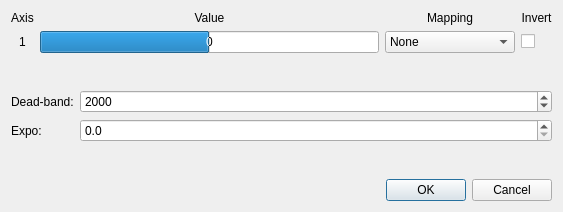
<?xml version="1.0" encoding="UTF-8"?>
<ui version="4.0">
 <class>Joystickdialog</class>
 <widget class="QDialog" name="Joystickdialog">
  <property name="geometry">
   <rect>
    <x>0</x>
    <y>0</y>
    <width>563</width>
    <height>212</height>
   </rect>
  </property>
  <property name="windowTitle">
   <string>Joystick configuration</string>
  </property>
  <layout class="QVBoxLayout" name="verticalLayout">
   <item>
    <layout class="QGridLayout" name="gridLayout">
     <item row="0" column="1">
      <widget class="QLabel" name="value_lbl">
       <property name="text">
        <string>Value</string>
       </property>
       <property name="alignment">
        <set>Qt::AlignCenter</set>
       </property>
      </widget>
     </item>
     <item row="1" column="3">
      <widget class="QCheckBox" name="inverted_btn">
       <property name="toolTip">
        <string notr="true"/>
       </property>
      </widget>
     </item>
     <item row="0" column="2">
      <widget class="QLabel" name="mapping_lbl">
       <property name="text">
        <string>Mapping</string>
       </property>
       <property name="alignment">
        <set>Qt::AlignCenter</set>
       </property>
      </widget>
     </item>
     <item row="0" column="3">
      <widget class="QLabel" name="invert_lbl">
       <property name="text">
        <string>Invert</string>
       </property>
       <property name="alignment">
        <set>Qt::AlignCenter</set>
       </property>
      </widget>
     </item>
     <item row="1" column="1">
      <widget class="QProgressBar" name="progressBar">
       <property name="toolTip">
        <string notr="true"/>
       </property>
       <property name="minimum">
        <number>-32767</number>
       </property>
       <property name="maximum">
        <number>32766</number>
       </property>
       <property name="value">
        <number>0</number>
       </property>
       <property name="format">
        <string>%v</string>
       </property>
      </widget>
     </item>
     <item row="1" column="2">
      <widget class="QComboBox" name="mapping_combo">
       <property name="minimumSize">
        <size>
         <width>130</width>
         <height>0</height>
        </size>
       </property>
       <property name="toolTip">
        <string notr="true"/>
       </property>
       <item>
        <property name="text">
         <string>None</string>
        </property>
       </item>
       <item>
        <property name="text">
         <string>North / south</string>
        </property>
       </item>
       <item>
        <property name="text">
         <string>East / west</string>
        </property>
       </item>
       <item>
        <property name="text">
         <string>Front / back</string>
        </property>
       </item>
       <item>
        <property name="text">
         <string>Left / right</string>
        </property>
       </item>
       <item>
        <property name="text">
         <string>Timeshift</string>
        </property>
       </item>
      </widget>
     </item>
     <item row="1" column="0">
      <widget class="QLabel" name="axin_n_lbl">
       <property name="toolTip">
        <string notr="true"/>
       </property>
       <property name="text">
        <string>1</string>
       </property>
       <property name="alignment">
        <set>Qt::AlignCenter</set>
       </property>
      </widget>
     </item>
     <item row="0" column="0">
      <widget class="QLabel" name="axis_lbl">
       <property name="text">
        <string>Axis</string>
       </property>
       <property name="alignment">
        <set>Qt::AlignCenter</set>
       </property>
      </widget>
     </item>
    </layout>
   </item>
   <item>
    <spacer name="verticalSpacer_2">
     <property name="orientation">
      <enum>Qt::Vertical</enum>
     </property>
     <property name="sizeHint" stdset="0">
      <size>
       <width>20</width>
       <height>40</height>
      </size>
     </property>
    </spacer>
   </item>
   <item>
    <layout class="QFormLayout" name="formLayout">
     <item row="0" column="0">
      <widget class="QLabel" name="deadBandLabel">
       <property name="text">
        <string>Dead-band:</string>
       </property>
      </widget>
     </item>
     <item row="0" column="1">
      <widget class="QSpinBox" name="deadband_spinbox">
       <property name="toolTip">
        <string notr="true"/>
       </property>
       <property name="maximum">
        <number>32766</number>
       </property>
       <property name="singleStep">
        <number>100</number>
       </property>
       <property name="value">
        <number>2000</number>
       </property>
      </widget>
     </item>
     <item row="1" column="0">
      <widget class="QLabel" name="expoLabel">
       <property name="text">
        <string>Expo:</string>
       </property>
      </widget>
     </item>
     <item row="1" column="1">
      <widget class="QDoubleSpinBox" name="expo_spinbox">
       <property name="toolTip">
        <string notr="true"/>
       </property>
       <property name="decimals">
        <number>1</number>
       </property>
       <property name="maximum">
        <double>1.000000000000000</double>
       </property>
       <property name="singleStep">
        <double>0.100000000000000</double>
       </property>
      </widget>
     </item>
    </layout>
   </item>
   <item>
    <spacer name="verticalSpacer">
     <property name="orientation">
      <enum>Qt::Vertical</enum>
     </property>
     <property name="sizeHint" stdset="0">
      <size>
       <width>20</width>
       <height>40</height>
      </size>
     </property>
    </spacer>
   </item>
   <item>
    <widget class="QDialogButtonBox" name="buttonBox">
     <property name="orientation">
      <enum>Qt::Horizontal</enum>
     </property>
     <property name="standardButtons">
      <set>QDialogButtonBox::Cancel|QDialogButtonBox::Ok</set>
     </property>
    </widget>
   </item>
  </layout>
 </widget>
 <resources/>
 <connections>
  <connection>
   <sender>buttonBox</sender>
   <signal>accepted()</signal>
   <receiver>Joystickdialog</receiver>
   <slot>accept()</slot>
   <hints>
    <hint type="sourcelabel">
     <x>248</x>
     <y>254</y>
    </hint>
    <hint type="destinationlabel">
     <x>157</x>
     <y>274</y>
    </hint>
   </hints>
  </connection>
  <connection>
   <sender>buttonBox</sender>
   <signal>rejected()</signal>
   <receiver>Joystickdialog</receiver>
   <slot>reject()</slot>
   <hints>
    <hint type="sourcelabel">
     <x>316</x>
     <y>260</y>
    </hint>
    <hint type="destinationlabel">
     <x>286</x>
     <y>274</y>
    </hint>
   </hints>
  </connection>
 </connections>
</ui>
